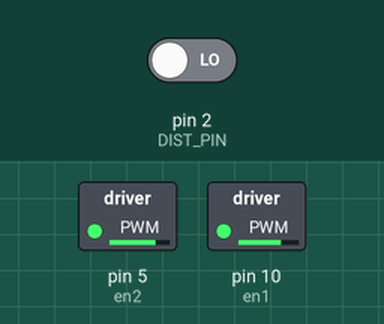
A sketch run on a simulated Arduino Uno, built with avr-gcc and run on an emulated ATmega328P. Shown: switched loads named in the sketch (green lamp = pin HIGH). The test bench sets the inputs (shaded band); at power-on: pin 2 (DIST_PIN) LOW. What the sketch prints to the serial monitor is not drawn.

Above: at 0.4 s.
Timing chart, 0 to 1.9 s (numbered marks = the images above):
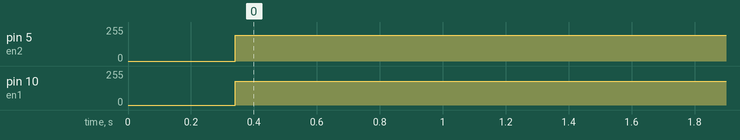

The sketch:

speed_encoder_test.ino
```cpp
/*
   Napier SLAM Project
   Testing opto encoders
   Counts slots and displays them on serial lone
   Allows for checking pin placement and the like
   Change pins as needed etc
   3/4/18
   Paddy
   George
*/

int en1 = 10; // motor one speed
int in1 = 9;  // motor one direction a
int in2 = 8;  // motor one dir direction b

int en2 = 5;  // motor two speed
int in3 = 6;  // motor two direction  a
int in4 = 7;  // motor two direction b


// Constant for Distance Interrupt Pin
const byte DIST_PIN = 2;
// const byte DIST_PIN = 3; // uncomment to check left

// Volatile int to hold slot counts
volatile int slotC = 0;

void ISR_count()
{
  slotC++;  // increment slot count
}

// comment/uncomment as needed
void setup() {

  // Attach the Interrupt to ISR, increasing count on high sensor
  attachInterrupt(digitalPinToInterrupt (DIST_PIN), ISR_count, RISING);

  Serial.begin(9600);
  delay(300);

}

void loop() {
  if (slotC < 200) {
    // motors forward
    digitalWrite(in1, HIGH);
    digitalWrite(in2, LOW);
    digitalWrite(in3, HIGH);
    digitalWrite(in4, LOW);
    analogWrite(en1, 186);
    analogWrite(en2, 200);
    Serial.println(slotC);
  }
  else if (slotC < 400) {
    // motors reverse
    digitalWrite(in1, LOW);
    digitalWrite(in2, HIGH);
    digitalWrite(in3, LOW);
    digitalWrite(in4, HIGH);
    analogWrite(en1, 186);
    analogWrite(en2, 200);
    Serial.println(slotC);
  }
  analogWrite(en1, 0);
  analogWrite(en2, 0);
}
```

Measured:
- by itself, pin 5 (en2): 0/255 → 194/255 at 0.34 s
- by itself, pin 10 (en1): 0/255 → 180/255 at 0.34 s
